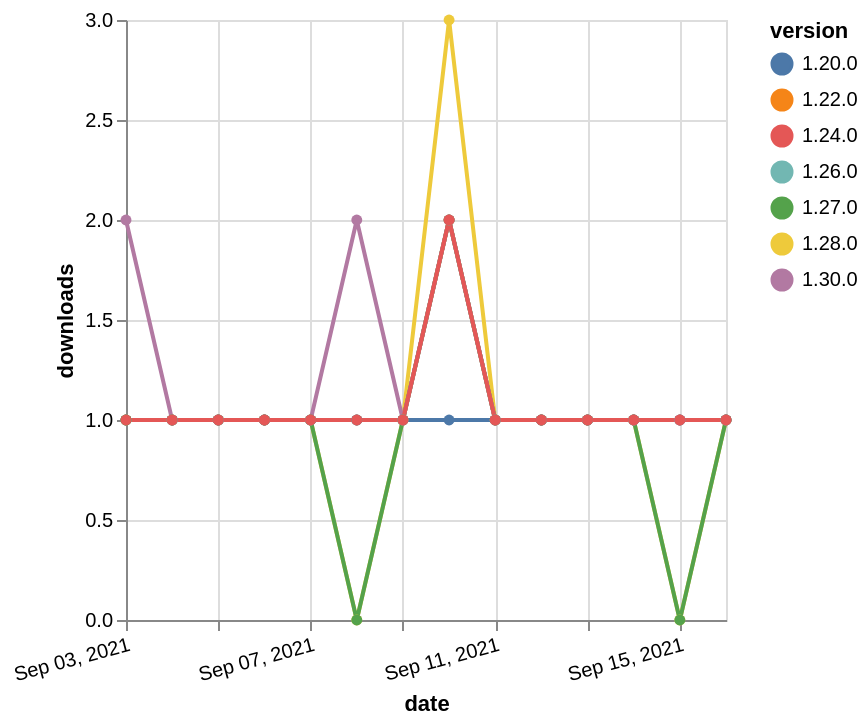

Write the Vega-Lite specification saved for this chart.
### Vega-Lite specification from a JSON file in a GitHub repository (floating-point values rounded to 4 significant figures)
{"$schema": "https://vega.github.io/schema/vega-lite/v5.json", "description": "A simple bar chart with embedded data.", "data": {"values": [{"date": "2021-09-03", "total": 180, "delta": 1, "version": "1.22.0"}, {"date": "2021-09-04", "total": 181, "delta": 1, "version": "1.22.0"}, {"date": "2021-09-05", "total": 182, "delta": 1, "version": "1.22.0"}, {"date": "2021-09-06", "total": 183, "delta": 1, "version": "1.22.0"}, {"date": "2021-09-07", "total": 184, "delta": 1, "version": "1.22.0"}, {"date": "2021-09-08", "total": 185, "delta": 1, "version": "1.22.0"}, {"date": "2021-09-09", "total": 186, "delta": 1, "version": "1.22.0"}, {"date": "2021-09-10", "total": 188, "delta": 2, "version": "1.22.0"}, {"date": "2021-09-11", "total": 189, "delta": 1, "version": "1.22.0"}, {"date": "2021-09-12", "total": 190, "delta": 1, "version": "1.22.0"}, {"date": "2021-09-13", "total": 191, "delta": 1, "version": "1.22.0"}, {"date": "2021-09-14", "total": 192, "delta": 1, "version": "1.22.0"}, {"date": "2021-09-15", "total": 193, "delta": 1, "version": "1.22.0"}, {"date": "2021-09-16", "total": 194, "delta": 1, "version": "1.22.0"}, {"date": "2021-09-03", "total": 163, "delta": 1, "version": "1.28.0"}, {"date": "2021-09-04", "total": 164, "delta": 1, "version": "1.28.0"}, {"date": "2021-09-05", "total": 165, "delta": 1, "version": "1.28.0"}, {"date": "2021-09-06", "total": 166, "delta": 1, "version": "1.28.0"}, {"date": "2021-09-07", "total": 167, "delta": 1, "version": "1.28.0"}, {"date": "2021-09-08", "total": 167, "delta": 0, "version": "1.28.0"}, {"date": "2021-09-09", "total": 168, "delta": 1, "version": "1.28.0"}, {"date": "2021-09-10", "total": 171, "delta": 3, "version": "1.28.0"}, {"date": "2021-09-11", "total": 172, "delta": 1, "version": "1.28.0"}, {"date": "2021-09-12", "total": 173, "delta": 1, "version": "1.28.0"}, {"date": "2021-09-13", "total": 174, "delta": 1, "version": "1.28.0"}, {"date": "2021-09-14", "total": 175, "delta": 1, "version": "1.28.0"}, {"date": "2021-09-15", "total": 175, "delta": 0, "version": "1.28.0"}, {"date": "2021-09-16", "total": 176, "delta": 1, "version": "1.28.0"}, {"date": "2021-09-03", "total": 152, "delta": 1, "version": "1.26.0"}, {"date": "2021-09-04", "total": 153, "delta": 1, "version": "1.26.0"}, {"date": "2021-09-05", "total": 154, "delta": 1, "version": "1.26.0"}, {"date": "2021-09-06", "total": 155, "delta": 1, "version": "1.26.0"}, {"date": "2021-09-07", "total": 156, "delta": 1, "version": "1.26.0"}, {"date": "2021-09-08", "total": 157, "delta": 1, "version": "1.26.0"}, {"date": "2021-09-09", "total": 158, "delta": 1, "version": "1.26.0"}, {"date": "2021-09-10", "total": 160, "delta": 2, "version": "1.26.0"}, {"date": "2021-09-11", "total": 161, "delta": 1, "version": "1.26.0"}, {"date": "2021-09-12", "total": 162, "delta": 1, "version": "1.26.0"}, {"date": "2021-09-13", "total": 163, "delta": 1, "version": "1.26.0"}, {"date": "2021-09-14", "total": 164, "delta": 1, "version": "1.26.0"}, {"date": "2021-09-15", "total": 165, "delta": 1, "version": "1.26.0"}, {"date": "2021-09-16", "total": 166, "delta": 1, "version": "1.26.0"}, {"date": "2021-09-03", "total": 218, "delta": 1, "version": "1.20.0"}, {"date": "2021-09-04", "total": 219, "delta": 1, "version": "1.20.0"}, {"date": "2021-09-05", "total": 220, "delta": 1, "version": "1.20.0"}, {"date": "2021-09-06", "total": 221, "delta": 1, "version": "1.20.0"}, {"date": "2021-09-07", "total": 222, "delta": 1, "version": "1.20.0"}, {"date": "2021-09-08", "total": 223, "delta": 1, "version": "1.20.0"}, {"date": "2021-09-09", "total": 224, "delta": 1, "version": "1.20.0"}, {"date": "2021-09-10", "total": 225, "delta": 1, "version": "1.20.0"}, {"date": "2021-09-11", "total": 226, "delta": 1, "version": "1.20.0"}, {"date": "2021-09-12", "total": 227, "delta": 1, "version": "1.20.0"}, {"date": "2021-09-13", "total": 228, "delta": 1, "version": "1.20.0"}, {"date": "2021-09-14", "total": 229, "delta": 1, "version": "1.20.0"}, {"date": "2021-09-15", "total": 230, "delta": 1, "version": "1.20.0"}, {"date": "2021-09-16", "total": 231, "delta": 1, "version": "1.20.0"}, {"date": "2021-09-03", "total": 139, "delta": 1, "version": "1.27.0"}, {"date": "2021-09-04", "total": 140, "delta": 1, "version": "1.27.0"}, {"date": "2021-09-05", "total": 141, "delta": 1, "version": "1.27.0"}, {"date": "2021-09-06", "total": 142, "delta": 1, "version": "1.27.0"}, {"date": "2021-09-07", "total": 143, "delta": 1, "version": "1.27.0"}, {"date": "2021-09-08", "total": 143, "delta": 0, "version": "1.27.0"}, {"date": "2021-09-09", "total": 144, "delta": 1, "version": "1.27.0"}, {"date": "2021-09-10", "total": 146, "delta": 2, "version": "1.27.0"}, {"date": "2021-09-11", "total": 147, "delta": 1, "version": "1.27.0"}, {"date": "2021-09-12", "total": 148, "delta": 1, "version": "1.27.0"}, {"date": "2021-09-13", "total": 149, "delta": 1, "version": "1.27.0"}, {"date": "2021-09-14", "total": 150, "delta": 1, "version": "1.27.0"}, {"date": "2021-09-15", "total": 150, "delta": 0, "version": "1.27.0"}, {"date": "2021-09-16", "total": 151, "delta": 1, "version": "1.27.0"}, {"date": "2021-09-03", "total": 115, "delta": 2, "version": "1.30.0"}, {"date": "2021-09-04", "total": 116, "delta": 1, "version": "1.30.0"}, {"date": "2021-09-05", "total": 117, "delta": 1, "version": "1.30.0"}, {"date": "2021-09-06", "total": 118, "delta": 1, "version": "1.30.0"}, {"date": "2021-09-07", "total": 119, "delta": 1, "version": "1.30.0"}, {"date": "2021-09-08", "total": 121, "delta": 2, "version": "1.30.0"}, {"date": "2021-09-09", "total": 122, "delta": 1, "version": "1.30.0"}, {"date": "2021-09-10", "total": 124, "delta": 2, "version": "1.30.0"}, {"date": "2021-09-11", "total": 125, "delta": 1, "version": "1.30.0"}, {"date": "2021-09-12", "total": 126, "delta": 1, "version": "1.30.0"}, {"date": "2021-09-13", "total": 127, "delta": 1, "version": "1.30.0"}, {"date": "2021-09-14", "total": 128, "delta": 1, "version": "1.30.0"}, {"date": "2021-09-15", "total": 129, "delta": 1, "version": "1.30.0"}, {"date": "2021-09-16", "total": 130, "delta": 1, "version": "1.30.0"}, {"date": "2021-09-03", "total": 174, "delta": 1, "version": "1.24.0"}, {"date": "2021-09-04", "total": 175, "delta": 1, "version": "1.24.0"}, {"date": "2021-09-05", "total": 176, "delta": 1, "version": "1.24.0"}, {"date": "2021-09-06", "total": 177, "delta": 1, "version": "1.24.0"}, {"date": "2021-09-07", "total": 178, "delta": 1, "version": "1.24.0"}, {"date": "2021-09-08", "total": 179, "delta": 1, "version": "1.24.0"}, {"date": "2021-09-09", "total": 180, "delta": 1, "version": "1.24.0"}, {"date": "2021-09-10", "total": 182, "delta": 2, "version": "1.24.0"}, {"date": "2021-09-11", "total": 183, "delta": 1, "version": "1.24.0"}, {"date": "2021-09-12", "total": 184, "delta": 1, "version": "1.24.0"}, {"date": "2021-09-13", "total": 185, "delta": 1, "version": "1.24.0"}, {"date": "2021-09-14", "total": 186, "delta": 1, "version": "1.24.0"}, {"date": "2021-09-15", "total": 187, "delta": 1, "version": "1.24.0"}, {"date": "2021-09-16", "total": 188, "delta": 1, "version": "1.24.0"}]}, "width": "container", "mark": {"type": "line", "point": {"filled": true}}, "encoding": {"x": {"field": "date", "type": "temporal", "timeUnit": "yearmonthdate", "title": "date", "axis": {"labelAngle": -15}}, "y": {"field": "delta", "type": "quantitative", "title": "downloads"}, "color": {"field": "version", "type": "nominal"}, "tooltip": {"field": "delta"}}}
